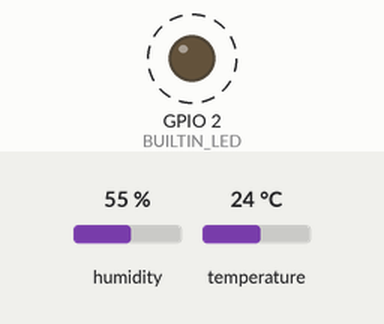
This sketch was run on a simulated ESP32. On the bench: output pins drawn as LEDs (lit = HIGH). Dashed ring = blinking. Inputs (shaded band) come from the test bench; at power-on: humidity 55 %, temperature 24 °C. What the sketch prints to the serial monitor is not drawn.

Above: at 2.0 s.
Timing chart, 0 to 6.0 s (numbered marks = the images above):
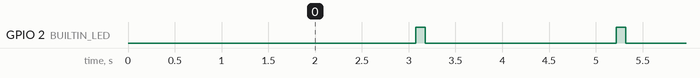

Measured:
- by itself, GPIO 2 (BUILTIN_LED): alternates HIGH for 0.10 s and LOW for 2.0 s

The sketch:

sensor_test.ino
```cpp
/*
 * ================================================================
 *  SENSOR CONNECTION TEST
 *  - MAX30102 : Red + IR LED full brightness → should glow red
 *  - DHT11    : Reads temp/humidity every 2s → prints to Serial
 *  - ESP32 built-in LED (GPIO 2) blinks on every successful read
 *
 *  Connections: same as iotcode.ino
 *    DHT11 DATA → GPIO 4
 *    MAX30102 SDA → GPIO 21, SCL → GPIO 22
 * ================================================================
 */

#include <Wire.h>
#include "MAX30105.h"
#include "DHT.h"

#define DHTPIN      4
#define DHTTYPE     DHT11
#define BUILTIN_LED 2   // ESP32 DevKit V1 onboard LED

DHT      dht(DHTPIN, DHTTYPE);
MAX30105 particleSensor;

// I2C Scanner — finds any device on the bus and prints its address
void scanI2C() {
  Serial.println("\n[I2C SCAN] Scanning all addresses (0x01 to 0x7F)...");
  int found = 0;
  for (byte addr = 1; addr < 127; addr++) {
    Wire.beginTransmission(addr);
    byte err = Wire.endTransmission();
    if (err == 0) {
      Serial.print("[I2C SCAN] Device FOUND at address 0x");
      if (addr < 16) Serial.print("0");
      Serial.println(addr, HEX);
      found++;
    }
  }
  if (found == 0) {
    Serial.println("[I2C SCAN] NO devices found — SDA/SCL wiring problem!");
    Serial.println("           Double-check: SDA→GPIO21, SCL→GPIO22, VIN→3V3, GND→GND");
  } else {
    Serial.print("[I2C SCAN] Total devices found: ");
    Serial.println(found);
    Serial.println("           MAX30102 should appear at 0x57");
  }
}

void setup() {
  Serial.begin(115200);
  delay(1000);

  pinMode(BUILTIN_LED, OUTPUT);
  digitalWrite(BUILTIN_LED, LOW);

  Serial.println("\n========== SENSOR CONNECTION TEST ==========");

  // ── I2C Scanner first — diagnose MAX30102 wiring ──────────
  Wire.begin(21, 22);
  scanI2C();

  // ── MAX30102 ──────────────────────────────────────────────
  Serial.print("\n[MAX30102] Initialising... ");
  if (!particleSensor.begin(Wire, I2C_SPEED_STANDARD)) {  // slower speed, more stable
    Serial.println("NOT FOUND ❌");
    Serial.println("           Possible fixes:");
    Serial.println("           1. VIN → 3V3 (NOT 5V, NOT VIN)");
    Serial.println("           2. SDA → GPIO 21");
    Serial.println("           3. SCL → GPIO 22");
    Serial.println("           4. GND → GND");
    Serial.println("           5. Check if I2C scan above found 0x57");
  } else {
    Serial.println("FOUND ✅");
    particleSensor.setup(0);
    particleSensor.setPulseAmplitudeRed(0xFF);
    particleSensor.setPulseAmplitudeIR(0xFF);
    particleSensor.setPulseAmplitudeGreen(0);
    Serial.println("[MAX30102] Red LED → FULL brightness. You should see RED glow now.");
  }

  // ── DHT11 ─────────────────────────────────────────────────
  dht.begin();
  Serial.println("\n[DHT11]   Working ✅ — reading every 2 seconds...");
  Serial.println("============================================\n");
}

void loop() {
  delay(2000);

  // Re-run I2C scan every loop so you don't miss it
  scanI2C();

  // Try MAX30102
  Serial.print("[MAX30102] Initialising... ");
  if (!particleSensor.begin(Wire, I2C_SPEED_STANDARD)) {
    Serial.println("NOT FOUND ❌");
  } else {
    Serial.println("FOUND ✅ — RED LED ON");
    particleSensor.setup(0);
    particleSensor.setPulseAmplitudeRed(0xFF);
    particleSensor.setPulseAmplitudeIR(0xFF);
    particleSensor.setPulseAmplitudeGreen(0);
  }

  // DHT11
  float h = dht.readHumidity();
  float t = dht.readTemperature();

  if (isnan(h) || isnan(t)) {
    Serial.println("[DHT11] ❌  Read FAILED");
  } else {
    Serial.print("[DHT11] ✅  Temp: ");
    Serial.print(t, 1);
    Serial.print(" °C  |  Humidity: ");
    Serial.print(h, 1);
    Serial.println(" %");
    digitalWrite(BUILTIN_LED, HIGH);
    delay(100);
    digitalWrite(BUILTIN_LED, LOW);
  }
  Serial.println("--------------------------------------------");
}
```
